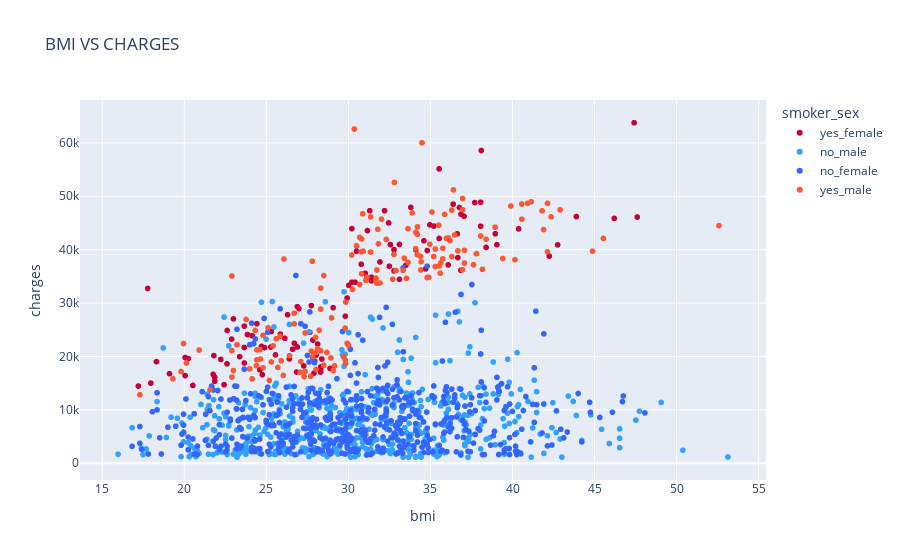

Write notebook code for a chart like this one.
### Code cell
# Let us check bmi's relationship with charges
data['smoker_sex'] = data['smoker'] + '_' + data['sex']
fig = px.scatter(data,
                 x = 'bmi',
                 y = 'charges',
                 color = 'smoker_sex',
                 title = 'BMI VS CHARGES',
                 color_discrete_map={  
                        'yes_male': '#FF5733',  
                        'yes_female': '#C70039',  
                        'no_male': '#33A1FF',  
                        'no_female': '#3366FF'  
                    }                 
    
)
fig.show()

### Figure 1 — Plotly figure (JSON) as saved in the notebook; plotly's stock layout.template omitted (floating-point values rounded to 4 significant figures; data arrays with more than 128 entries replaced by an {"elided": "..."} marker saying what was removed)
{"data": [{"hovertemplate": "smoker_sex=yes_female<br>bmi=%{x}<br>charges=%{y}<extra></extra>", "legendgroup": "yes_female", "marker": {"color": "#C70039", "symbol": "circle"}, "mode": "markers", "name": "yes_female", "showlegend": true, "type": "scattergl", "x": [27.9, 26.29, 31.92, 22.88, 22.42, 24.75, 34.8, 31.16, 31.3, 29.92, 27.94, 28.3, 17.77, 23.37, 26.6, 36.85, 37.7, 36.08, 22.22, 36.67, 27.74, 32.2, 26.84, 28.12, 36.77, 22.61, 31.4, 33.8, 36.38, 21.7, 28.31, 24.89, 17.95, 20.23, 17.2, 22.6, 26.98, 33.5, 28.38, 38.06, 47.41, 46.2, 34.1, 38.09, 30.21, 21.85, 28.31, 23.66, 36.63, 33.11, 38.95, 25.3, 22.99, 32.77, 43.89, 38.06, 39.05, 21.75, 38.39, 26.4, 27.83, 28.88, 27.6, 42.24, 26.12, 35.53, 32.78, 29.81, 32.45, 30.78, 35.53, 23.84, 33.11, 47.6, 37.05, 26.89, 20.05, 24.6, 26.89, 20.52, 20.05, 31.02, 23.66, 35.2, 30.5, 28.02, 24.7, 18.3, 30.4, 34.96, 19.09, 25.85, 31.4, 36.86, 42.75, 32.49, 32.56, 26.7, 24.13, 28.49, 25.27, 30.02, 27.28, 25.55, 34.6, 24.42, 21.8, 27.64, 21.66, 21.85, 30.2, 34.7, 23.66, 40.37, 29.07], "xaxis": "x", "y": [16880.0, 27810.0, 37700.0, 23240.0, 14710.0, 16580.0, 39840.0, 43580.0, 47290.0, 30940.0, 19110.0, 17080.0, 32730.0, 19960.0, 21350.0, 36150.0, 48820.0, 37130.0, 19440.0, 38510.0, 29520.0, 47310.0, 17090.0, 22330.0, 47900.0, 24870.0, 34840.0, 47930.0, 48520.0, 13840.0, 18030.0, 21660.0, 15010.0, 19590.0, 14460.0, 18610.0, 28950.0, 37080.0, 19520.0, 48890.0, 63770.0, 45860.0, 39980.0, 58570.0, 43940.0, 15360.0, 17470.0, 25680.0, 42970.0, 34440.0, 42980.0, 24670.0, 27040.0, 40000.0, 46200.0, 44400.0, 40930.0, 16660.0, 40420.0, 19540.0, 23070.0, 17750.0, 24520.0, 38790.0, 23400.0, 55140.0, 36020.0, 27530.0, 45010.0, 37270.0, 42110.0, 24110.0, 40970.0, 46110.0, 46260.0, 29330.0, 19800.0, 17500.0, 21770.0, 14570.0, 16420.0, 35600.0, 21680.0, 44420.0, 39730.0, 20230.0, 21880.0, 19020.0, 33910.0, 44640.0, 16780.0, 24180.0, 34170.0, 46660.0, 40900.0, 36900.0, 40940.0, 22480.0, 23890.0, 18330.0, 21770.0, 33310.0, 18220.0, 20300.0, 41660.0, 26130.0, 20170.0, 24540.0, 14280.0, 16120.0, 33900.0, 36400.0, 18770.0, 43900.0, 29140.0], "yaxis": "y"}, {"hovertemplate": "smoker_sex=no_male<br>bmi=%{x}<br>charges=%{y}<extra></extra>", "legendgroup": "no_male", "marker": {"color": "#33A1FF", "symbol": "circle"}, "mode": "markers", "name": "no_male", "showlegend": true, "type": "scattergl", "x": {"elided": "517 float values"}, "xaxis": "x", "y": {"elided": "517 float values"}, "yaxis": "y"}, {"hovertemplate": "smoker_sex=no_female<br>bmi=%{x}<br>charges=%{y}<extra></extra>", "legendgroup": "no_female", "marker": {"color": "#3366FF", "symbol": "circle"}, "mode": "markers", "name": "no_female", "showlegend": true, "type": "scattergl", "x": {"elided": "547 float values"}, "xaxis": "x", "y": {"elided": "547 float values"}, "yaxis": "y"}, {"hovertemplate": "smoker_sex=yes_male<br>bmi=%{x}<br>charges=%{y}<extra></extra>", "legendgroup": "yes_male", "marker": {"color": "#FF5733", "symbol": "circle"}, "mode": "markers", "name": "yes_male", "showlegend": true, "type": "scattergl", "x": {"elided": "159 float values"}, "xaxis": "x", "y": {"elided": "159 float values"}, "yaxis": "y"}], "layout": {"autosize": true, "legend": {"title": {"text": "smoker_sex"}, "tracegroupgap": 0}, "title": {"text": "BMI VS CHARGES"}, "xaxis": {"anchor": "y", "autorange": true, "domain": [0, 1], "range": [13.7, 55.39], "title": {"text": "bmi"}, "type": "linear"}, "yaxis": {"anchor": "x", "autorange": true, "domain": [0, 1], "range": [-4048.0, 68940.0], "title": {"text": "charges"}, "type": "linear"}}}
